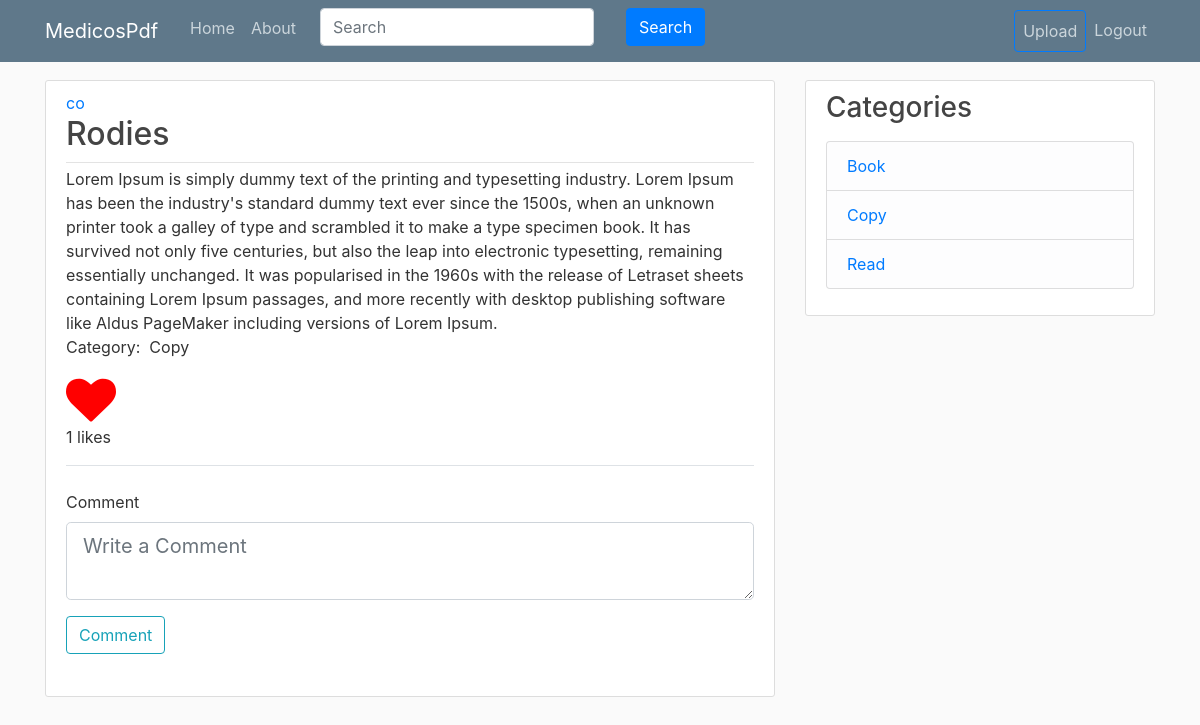
Before: /slide/10 (signed in) with the older database file.
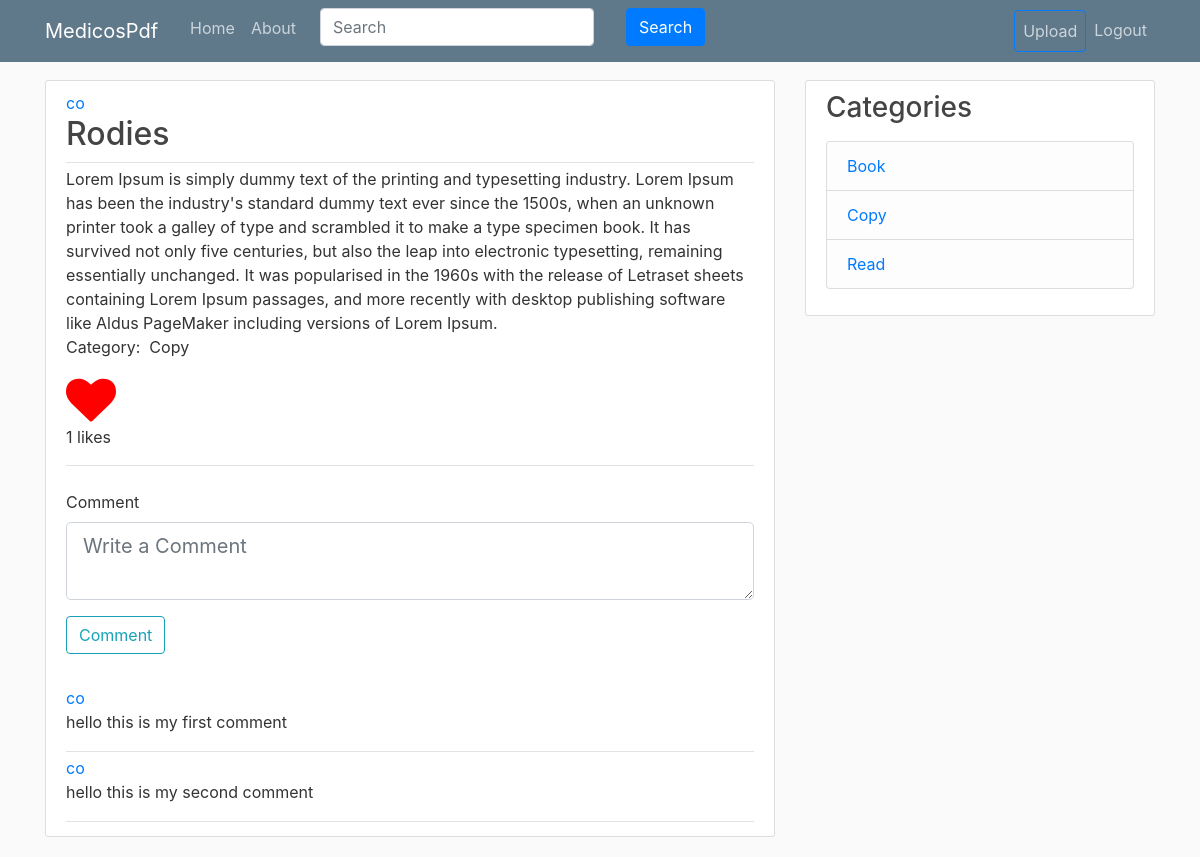
After: the same page with the newer database file.
### medicospdf/models.py (models this page shows, shortened)
class Category(db.Model):
    id = db.Column(db.Integer, primary_key = True, autoincrement = True)
    name = db.Column(db.String(200), nullable = False)
    user_id = db.Column(db.Integer, db.ForeignKey('user.id'), nullable = False)
    slides = db.relationship('Slide', backref = 'cats', lazy = True)

class Comment(db.Model):
    id = db.Column(db.Integer, primary_key= True)
    comment = db.Column(db.Text, nullable = False)
    user_id = db.Column(db.Integer, db.ForeignKey('user.id'), nullable = False)
    slide_id = db.Column(db.Integer, db.ForeignKey('slide.id'), nullable = False)

class User(db.Model, UserMixin):
    id = db.Column(db.Integer, primary_key=True)
    username = db.Column(db.String(20), unique=True, nullable=False)
    email = db.Column(db.String(120), unique=True, nullable=False)
    image_file = db.Column(db.String(20), nullable=False, default='default.jpg')
    password = db.Column(db.String(60), nullable=False)
    is_admin = db.Column(db.Boolean, default = False)
    posts = db.relationship('Post', backref='author', lazy=True)
    slides = db.relationship('Slide', backref = 'author', lazy = True)
    liked = db.relationship('SlideLike', foreign_keys = 'SlideLike.user_id',
        backref = 'author', lazy = True)
    comments = db.relationship('Comment', backref = 'author', lazy = True)
    categories = db.relationship('Category', backref = 'author', lazy = True)
    followed = db.relationship('User', secondary = followers,
                                primaryjoin = (followers.c.follower_id == id),
                                secondaryjoin = (followers.c.followed_id == id),
                                backref = db.backref('followers', lazy = 'dynamic'),
                                lazy = 'dynamic')
    def has_liked_slide(self, slide):
        return SlideLike.query.filter(
            SlideLike.user_id == self.id,
            SlideLike.slide_id == slide.id).count()>0

### medicospdf/routes.py (the view)
@app.route('/slide/<int:slide_id>', methods= ['GET', 'POST'])
def slide(slide_id):
    cat = Category.query.all()
    slide = Slide.query.get_or_404(slide_id)
    form = CommentForm()
    if form.validate_on_submit():
        comment = Comment(comment = form.comment.data, author = current_user, slide_id = slide.id)
        db.session.add(comment)
        db.session.commit()
        flash('Your comment has been posted.', 'success')
        return redirect(url_for('slide', slide_id = slide.id))
    comments = Comment.query.filter_by(slide_id = slide.id).all()
    return render_template('slide.html', title = slide.title,
                        slide = slide, comments = comments,
                        form = form, legend = Slide, categories = cat)

### medicospdf/forms.py
class CommentForm(FlaskForm):
	comment = TextAreaField(validators = [DataRequired()],
							render_kw={"placeholder": "Write a Comment"})
	submit = SubmitField('Comment')

### medicospdf/models.py (called while the page is built)
@login_manager.user_loader
def load_user(user_id):
    return User.query.get(int(user_id))

### medicospdf/templates/slide.html (shortened to what this page needs)
{% extends 'layout.html' %}
{% block content %}
	<article class="media content-section">
		<div class="media-body">
			<div class="article-metadata">
				<a class="mr-2" href="#">{{ slide.author.username }}</a>
				<h2 class="article-title">{{ slide.title }}</h2>
			</div>
			<div class="article-content">{{ slide.description }}</div>
			<div class="article-content"><p>Category:&nbsp; {{ slide.cats.name }}</p></div>
            {% if current_user.has_liked_slide(slide) %}
              <a href="{{ url_for('like_action', slide_id = slide.id, action = 'unlike') }}"><i class="fa fa-heart"></i></a>
            {% else %}
              <a href="{{ url_for('like_action', slide_id = slide.id, action = 'like') }}"><i class="fa fa-heart-o"></i></a>
            {% endif %}
            <p>{{ slide.likes|count }} likes</p>
            <form method="POST" action="">
				<fieldset class="form-group">
					<legend class="border-bottom mb-4">{{ comment }}</legend>
					<div class="form-group">
						{{ form.comment.label(class = 'form-control-label') }}
						{% if form.comment.errors %}
							{{ form.comment.label(class = 'form-control form-control-lg is-invalid')}}
							<div class="invalid-feedback">
								{% for error in form.comment.errors %}
								<span>
									{{ error }}
								</span>
								{% endfor %}
							</div>
						{% else %}
							{{ form.comment(class = 'form-control form-control-lg')}}
						{% endif %}
					</div>
					<div class="form-group">
						{{ form.submit(class = 'btn btn-outline-info') }}
					</div>
				</fieldset>
			</form>
			{% for comment in comments %}
				<div class="article-metadata">
					<a class="mr-2" href="#">{{ comment.author.username }}</a>
					<p class="article-comment">{{ comment.comment }}</p>
				</div>
			{% endfor %}
		</div>
	</article>
{% endblock %}

### medicospdf/templates/layout.html (shortened to what this page needs)
<!DOCTYPE html>
<html>
<head>
    <link rel="stylesheet" href="https://maxcdn.bootstrapcdn.com/bootstrap/4.0.0/css/bootstrap.min.css">
    <link rel="stylesheet" type="text/css" href="{{ url_for('static', filename='main.css') }}">
    <link rel="stylesheet" href="https://cdnjs.cloudflare.com/ajax/libs/font-awesome/4.7.0/css/font-awesome.min.css">
</head>
<body>
    <header class="site-header">
      <nav class="navbar navbar-expand-md navbar-dark bg-steel fixed-top">
        <div class="container">
          <a class="navbar-brand mr-4" href="/">MedicosPdf</a>
          <div class="collapse navbar-collapse" id="navbarToggle">
            <div class="navbar-nav mr-auto">
              <a class="nav-item nav-link" href="{{ url_for('home') }}">Home</a>
              <a class="nav-item nav-link" href="{{ url_for('about') }}">About</a>
              {% if current_user.is_authenticated %}
                <div class="navbar-nav form-group">
                  <form action="" method="POST" autocomplete="off" class="form-inline">
                    <div class="form-group mx-sm-3 mb-2">
                      <input type="text" name="tag" id = 'tag' placeholder="Search" class="form-control">
                    </div>
                    <div class="form-group mx-sm-3 mb-2">
                      <input type="submit" name="search" value="Search" class="btn btn-primary" class="btn btn-primary mb-2">
                    </div>
                  </form>
                </div>
              {% endif %}
            </div>
            <div class="navbar-nav">
              {% if current_user.is_authenticated %}
                <a class = 'nav-item nav-link btn btn-outline-primary' href="{{ url_for('new_slide') }}">Upload</a>
                <a class = 'nav-item nav-link' href="{{ url_for('logout') }}">Logout</a>
              {% else %}
                <a class="nav-item nav-link" href="{{ url_for('login') }}">Login</a>
                <a class="nav-item nav-link" href="{{ url_for('register') }}">Register</a>
              {% endif %}
            </div>
          </div>
        </div>
      </nav>
    </header>
    <main role="main" class="container">
      <div class="row">
        <div class="col-md-8">
          {% block content %}{% endblock %}
        </div>
        {% if current_user.is_authenticated %}
          <div class="col-md-4">
            <div class="content-section">
              <h3>Categories</h3>
              <p class='text-muted'>
                <ul class="list-group">
                  {% for cat in categories %}
                    <li class="list-group-item list-group-item-light"><a href="{{ url_for('category', name = cat.name) }}">{{ cat.name }}</a></li>
                  {% endfor %}
                </ul>
              </p>
            </div>
          </div>
        {% endif %}
      </div>
    </main>
</body>
</html>

Changed rows visible on the page:
added Comment: author.username "co", comment "hello this is my first comment"
added Comment: author.username "co", comment "hello this is my second comment"
